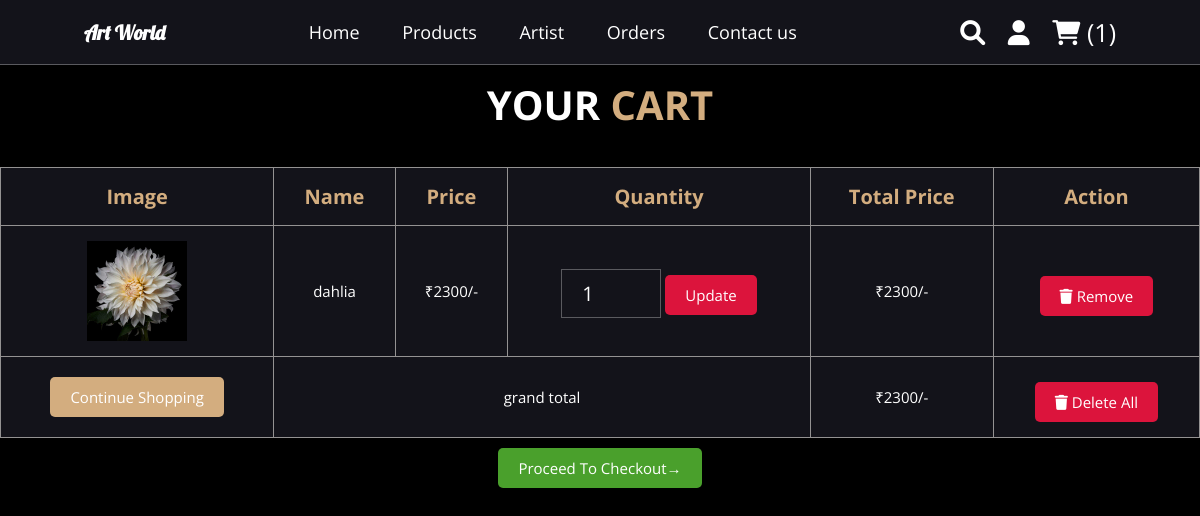
The app's page /user_cart.php (signed in) with its own data.
### tables this page shows
CREATE TABLE `cart` (
  `c_id` int(100) NOT NULL,
  `p_id` int(30) NOT NULL,
  `user_id` int(100) NOT NULL,
  `price` int(100) NOT NULL,
  `quantity` int(100) NOT NULL,
  `image` varchar(200) NOT NULL
);

CREATE TABLE `products` (
  `id` int(100) NOT NULL,
  `user_id` int(100) NOT NULL,
  `name` varchar(50) NOT NULL,
  `artist_name` varchar(100) NOT NULL,
  `art_type` varchar(255) NOT NULL,
  `price` varchar(100) NOT NULL,
  `image` varchar(255) NOT NULL,
  `theme` varchar(255) NOT NULL,
  `length` int(100) NOT NULL,
  `breadth` int(100) NOT NULL,
  `description` varchar(100) NOT NULL,
  `placed_on` date NOT NULL
);

### user_cart.php (the view, shortened to what this page needs)
<?php
include 'connection.php';
$user_id = $_SESSION['user_id'];
?>
<html>
<head>
   <link rel="stylesheet" href="https://cdnjs.cloudflare.com/ajax/libs/font-awesome/6.0.0/css/all.min.css">
   <link rel="stylesheet" href="user_css.css">
</head>
<body style="background-color: black">
<?php include 'user_header.php'; ?>
<h1 class="heading"> your <span>cart</span></h1>
<section class="user-table">
   <table>
      <thead>
         <th>image</th>
         <th>name</th>
         <th>price</th>
         <th>quantity</th>
         <th>total price</th>
         <th>action</th>
      </thead>
      <tbody>
      <?php
         $grand_total = 0;
         $res = mysqli_query($conn, "SELECT * FROM `cart` INNER JOIN products ON cart.p_id=products.id where cart.user_id='$user_id'") or die('query failed');
         if(mysqli_num_rows($res) > 0){
            while($row = mysqli_fetch_assoc($res)){
      ?>
      <tr>
         <td><img src="images/<?php echo $row['image']; ?>" height="100" alt=""></td>
         <td><?php echo $row['name']; ?></td>
         <td>₹<?php echo $row['price']; ?>/-</td>
         <td>
         <form action="" method="post">
            <input type="number" name="quan" min="1"  value="<?php echo $row['quantity']; ?>" >
            <input type="submit" value="update" name="update_cart" class="remove-btn">
         </form>
         </td>
         <td>₹<?php echo $sub_total = ($row['quantity'] * $row['price']); ?>/-</td>
         <td><a href="user_cart.php?delete=<?php echo $row['c_id']; ?>" onclick="return confirm('remove item from cart?')" class="remove-btn"> <i class="fas fa-trash"></i> remove</a></td>
      </tr>
      <?php
         $grand_total += $sub_total;
         }
      }
      ?>
      <tr class="table-bottom">
         <td><a href="user_products.php" class="option-btn" style="margin-top: 0;">continue shopping</a></td>
         <td colspan="3">grand total</td>
         <td>₹<?php echo $grand_total; ?>/-</td>
         <td><a href="user_cart.php?delete_all" onclick="return confirm('are you sure you want to delete all?');" class="remove-btn"> <i class="fas fa-trash"></i> delete all </a></td>
      </tr>
      </tbody>
   </table>
   <center><a href="user_orders.php" class="btn <?php echo ($grand_total > 1)?'':'disabled'; ?>">proceed to checkout&#8594;</a>
</section>
</body>
</html>

### user_css.css (style rules this page uses)
:root { --main-color:#d3ad7f; --black:#13131a; --bg:#010103; --border:.1rem solid rgba(255,255,255,.3); }
* { font-family: 'Open Sans', sans-serif; margin:0; padding:0; box-sizing: border-box; outline: none; border:none; text-decoration: none; transition: .2s linear; }
html { font-size: 62.5%; overflow-x: hidden; scroll-padding-top: 9rem; scroll-behavior: smooth; }
body { background: #010103; }
.heading { text-align: center; color:#fff; text-transform: uppercase; padding-bottom: 3.5rem; font-size: 4rem; margin-top: 1%; }
.heading span { color:#d3ad7f; text-transform: uppercase; }
.remove-btn { display: inline-block; margin-top: 1rem; padding:1rem 2rem; cursor: pointer; color:white; background-color: #dc143c; font-size: 1.5rem; border-radius: .5rem; text-transform: capitalize; }
.btn { display: inline-block; margin-top: 1rem; padding:1rem 2rem; cursor: pointer; color:white; background-color: #4aa02c; font-size: 1.5rem; border-radius: .5rem; text-transform: capitalize; }
.option-btn { display: inline-block; margin-top: 1rem; padding:1rem 2rem; cursor: pointer; color:white; background-color: #d3ad7f; font-size: 1.5rem; border-radius: .5rem; text-transform: capitalize; }
.user-table table { width: 100%; text-align: center; border:.1rem solid #949292; border-collapse: collapse; }
.user-table table thead th { padding:1.5rem; font-size: 2rem; background-color: #13131a; color:#d3ad7f; text-transform: capitalize; border:.1rem solid #949292; }
.user-table table td { padding:1.5rem; font-size: 1.5rem; color:#fff; background-color: #13131a; border:.1rem solid #949292; }
.user-table table input[type="number"] { border: var(--border); padding:1rem 2rem; font-size: 2rem; background-color: #13131a; color:#fff; width: 10rem; }

### records on screen
cart: p.image (picture), p.name "dahlia", p.price "2300", quan "1", $sub_total=($row['quantity']*$row['price']) "2300"

### other values on screen
$row "1"
$grand_total "2300"
